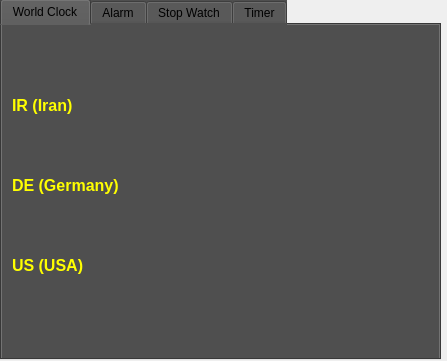
<?xml version="1.0" encoding="UTF-8"?>
<ui version="4.0">
 <class>MainWindow</class>
 <widget class="QMainWindow" name="MainWindow">
  <property name="geometry">
   <rect>
    <x>0</x>
    <y>0</y>
    <width>447</width>
    <height>361</height>
   </rect>
  </property>
  <property name="windowTitle">
   <string>MainWindow</string>
  </property>
  <widget class="QWidget" name="centralwidget">
   <widget class="QTabWidget" name="tabWidget">
    <property name="geometry">
     <rect>
      <x>0</x>
      <y>-1</y>
      <width>441</width>
      <height>361</height>
     </rect>
    </property>
    <property name="styleSheet">
     <string notr="true">background-color: rgb(79, 79, 79);</string>
    </property>
    <property name="currentIndex">
     <number>0</number>
    </property>
    <widget class="QWidget" name="tab">
     <attribute name="title">
      <string>World Clock</string>
     </attribute>
     <widget class="QLabel" name="label">
      <property name="geometry">
       <rect>
        <x>10</x>
        <y>70</y>
        <width>91</width>
        <height>20</height>
       </rect>
      </property>
      <property name="font">
       <font>
        <pointsize>12</pointsize>
        <bold>true</bold>
       </font>
      </property>
      <property name="styleSheet">
       <string notr="true">color: rgb(255, 255, 0);</string>
      </property>
      <property name="text">
       <string>IR (Iran)</string>
      </property>
     </widget>
     <widget class="QLabel" name="label_2">
      <property name="geometry">
       <rect>
        <x>10</x>
        <y>150</y>
        <width>121</width>
        <height>20</height>
       </rect>
      </property>
      <property name="font">
       <font>
        <pointsize>12</pointsize>
        <bold>true</bold>
       </font>
      </property>
      <property name="styleSheet">
       <string notr="true">color: rgb(255, 255, 0);</string>
      </property>
      <property name="text">
       <string>DE (Germany)</string>
      </property>
     </widget>
     <widget class="QLabel" name="label_3">
      <property name="geometry">
       <rect>
        <x>10</x>
        <y>230</y>
        <width>101</width>
        <height>20</height>
       </rect>
      </property>
      <property name="font">
       <font>
        <pointsize>12</pointsize>
        <bold>true</bold>
       </font>
      </property>
      <property name="styleSheet">
       <string notr="true">color: rgb(255, 255, 0);</string>
      </property>
      <property name="text">
       <string>US (USA)</string>
      </property>
     </widget>
     <widget class="QLabel" name="lbl_timeIR">
      <property name="geometry">
       <rect>
        <x>190</x>
        <y>70</y>
        <width>221</width>
        <height>20</height>
       </rect>
      </property>
      <property name="font">
       <font>
        <family>Seven Segment</family>
        <pointsize>20</pointsize>
        <italic>false</italic>
        <bold>false</bold>
       </font>
      </property>
      <property name="styleSheet">
       <string notr="true">color: rgb(255, 255, 255);
font: 20pt &quot;Seven Segment&quot;;</string>
      </property>
      <property name="text">
       <string/>
      </property>
     </widget>
     <widget class="QLabel" name="lbl_timeDE">
      <property name="geometry">
       <rect>
        <x>190</x>
        <y>150</y>
        <width>221</width>
        <height>20</height>
       </rect>
      </property>
      <property name="font">
       <font>
        <family>Seven Segment</family>
        <pointsize>20</pointsize>
        <italic>false</italic>
        <bold>false</bold>
       </font>
      </property>
      <property name="styleSheet">
       <string notr="true">color: rgb(255, 255, 255);
font: 20pt &quot;Seven Segment&quot;;</string>
      </property>
      <property name="text">
       <string/>
      </property>
     </widget>
     <widget class="QLabel" name="lbl_timeUS">
      <property name="geometry">
       <rect>
        <x>190</x>
        <y>230</y>
        <width>221</width>
        <height>20</height>
       </rect>
      </property>
      <property name="font">
       <font>
        <family>Seven Segment</family>
        <pointsize>20</pointsize>
        <italic>false</italic>
        <bold>false</bold>
       </font>
      </property>
      <property name="styleSheet">
       <string notr="true">color: rgb(255, 255, 255);
font: 20pt &quot;Seven Segment&quot;;</string>
      </property>
      <property name="text">
       <string/>
      </property>
     </widget>
    </widget>
    <widget class="QWidget" name="tab_2">
     <attribute name="title">
      <string>Alarm</string>
     </attribute>
     <widget class="QPushButton" name="btn_add_alarm">
      <property name="geometry">
       <rect>
        <x>20</x>
        <y>180</y>
        <width>81</width>
        <height>41</height>
       </rect>
      </property>
      <property name="styleSheet">
       <string notr="true">background-color: rgb(0, 255, 0);
font: 700 12pt &quot;Segoe UI&quot;;
border-radius:15px;
</string>
      </property>
      <property name="text">
       <string>Add</string>
      </property>
     </widget>
     <widget class="QLineEdit" name="txt_min_Alarm">
      <property name="geometry">
       <rect>
        <x>90</x>
        <y>30</y>
        <width>51</width>
        <height>51</height>
       </rect>
      </property>
      <property name="styleSheet">
       <string notr="true">font: 20pt &quot;Seven Segment&quot;;
color: rgb(255, 255, 255);</string>
      </property>
      <property name="text">
       <string>0</string>
      </property>
      <property name="alignment">
       <set>Qt::AlignCenter</set>
      </property>
     </widget>
     <widget class="QLineEdit" name="txt_hour_Alarm">
      <property name="geometry">
       <rect>
        <x>20</x>
        <y>30</y>
        <width>51</width>
        <height>51</height>
       </rect>
      </property>
      <property name="styleSheet">
       <string notr="true">font: 20pt &quot;Seven Segment&quot;;
color: rgb(255, 255, 255);</string>
      </property>
      <property name="text">
       <string>0</string>
      </property>
      <property name="alignment">
       <set>Qt::AlignCenter</set>
      </property>
     </widget>
     <widget class="QLineEdit" name="txt_sec_Alarm">
      <property name="geometry">
       <rect>
        <x>160</x>
        <y>30</y>
        <width>51</width>
        <height>51</height>
       </rect>
      </property>
      <property name="styleSheet">
       <string notr="true">font: 20pt &quot;Seven Segment&quot;;
color: rgb(255, 255, 255);</string>
      </property>
      <property name="text">
       <string>0</string>
      </property>
      <property name="alignment">
       <set>Qt::AlignCenter</set>
      </property>
     </widget>
     <widget class="QPushButton" name="btn_edit_alarm">
      <property name="geometry">
       <rect>
        <x>20</x>
        <y>230</y>
        <width>81</width>
        <height>41</height>
       </rect>
      </property>
      <property name="styleSheet">
       <string notr="true">background-color: rgb(170, 255, 255);
font: 700 12pt &quot;Segoe UI&quot;;
border-radius: 15px;
</string>
      </property>
      <property name="text">
       <string>Edit</string>
      </property>
     </widget>
     <widget class="QLineEdit" name="txt_alarm_desc">
      <property name="geometry">
       <rect>
        <x>20</x>
        <y>130</y>
        <width>191</width>
        <height>41</height>
       </rect>
      </property>
      <property name="styleSheet">
       <string notr="true">color: rgb(255, 255, 255);</string>
      </property>
     </widget>
     <widget class="QLabel" name="label_4">
      <property name="geometry">
       <rect>
        <x>10</x>
        <y>100</y>
        <width>91</width>
        <height>16</height>
       </rect>
      </property>
      <property name="styleSheet">
       <string notr="true">font: 700 12pt &quot;Segoe UI&quot;;
color: rgb(255, 255, 255);</string>
      </property>
      <property name="text">
       <string>Description:</string>
      </property>
     </widget>
     <widget class="QWidget" name="gridLayoutWidget">
      <property name="geometry">
       <rect>
        <x>230</x>
        <y>0</y>
        <width>201</width>
        <height>331</height>
       </rect>
      </property>
      <layout class="QGridLayout" name="gridLayout"/>
     </widget>
    </widget>
    <widget class="QWidget" name="tab_3">
     <attribute name="title">
      <string>Stop Watch</string>
     </attribute>
     <widget class="QPushButton" name="btn_start_stopwatch">
      <property name="geometry">
       <rect>
        <x>140</x>
        <y>170</y>
        <width>75</width>
        <height>71</height>
       </rect>
      </property>
      <property name="styleSheet">
       <string notr="true">background-color: rgb(0, 255, 0);
font: 700 12pt &quot;Segoe UI&quot;;
border-radius:25px;
</string>
      </property>
      <property name="text">
       <string>Start</string>
      </property>
     </widget>
     <widget class="QLabel" name="lbl_stopwatch">
      <property name="geometry">
       <rect>
        <x>170</x>
        <y>100</y>
        <width>111</width>
        <height>41</height>
       </rect>
      </property>
      <property name="styleSheet">
       <string notr="true">
font: 20pt &quot;Seven Segment&quot;;
color: rgb(255, 255, 255);</string>
      </property>
      <property name="text">
       <string>0</string>
      </property>
      <property name="alignment">
       <set>Qt::AlignCenter</set>
      </property>
     </widget>
     <widget class="QPushButton" name="btn_stop_stopwatch">
      <property name="geometry">
       <rect>
        <x>230</x>
        <y>170</y>
        <width>75</width>
        <height>71</height>
       </rect>
      </property>
      <property name="styleSheet">
       <string notr="true">background-color: rgb(255, 85, 0);
font: 700 12pt &quot;Segoe UI&quot;;
border-radius: 25px;
</string>
      </property>
      <property name="text">
       <string>Stop</string>
      </property>
     </widget>
     <widget class="QPushButton" name="btn_reset_stopwatch">
      <property name="geometry">
       <rect>
        <x>140</x>
        <y>20</y>
        <width>161</width>
        <height>41</height>
       </rect>
      </property>
      <property name="styleSheet">
       <string notr="true">background-color: rgb(170, 255, 255);
font: 700 12pt &quot;Segoe UI&quot;;
border-radius: 15px;
</string>
      </property>
      <property name="text">
       <string>Reset</string>
      </property>
     </widget>
    </widget>
    <widget class="QWidget" name="tab_4">
     <attribute name="title">
      <string>Timer</string>
     </attribute>
     <widget class="QLineEdit" name="txt_hour_timer">
      <property name="geometry">
       <rect>
        <x>110</x>
        <y>80</y>
        <width>61</width>
        <height>71</height>
       </rect>
      </property>
      <property name="styleSheet">
       <string notr="true">font: 20pt &quot;Seven Segment&quot;;
color: rgb(255, 255, 255);</string>
      </property>
      <property name="text">
       <string>0</string>
      </property>
      <property name="alignment">
       <set>Qt::AlignCenter</set>
      </property>
     </widget>
     <widget class="QLineEdit" name="txt_min_timer">
      <property name="geometry">
       <rect>
        <x>180</x>
        <y>80</y>
        <width>61</width>
        <height>71</height>
       </rect>
      </property>
      <property name="styleSheet">
       <string notr="true">font: 20pt &quot;Seven Segment&quot;;
color: rgb(255, 255, 255);</string>
      </property>
      <property name="text">
       <string>15</string>
      </property>
      <property name="alignment">
       <set>Qt::AlignCenter</set>
      </property>
     </widget>
     <widget class="QLineEdit" name="txt_sec_timer">
      <property name="geometry">
       <rect>
        <x>250</x>
        <y>80</y>
        <width>61</width>
        <height>71</height>
       </rect>
      </property>
      <property name="styleSheet">
       <string notr="true">font: 20pt &quot;Seven Segment&quot;;
color: rgb(255, 255, 255);</string>
      </property>
      <property name="text">
       <string>30</string>
      </property>
      <property name="alignment">
       <set>Qt::AlignCenter</set>
      </property>
     </widget>
     <widget class="QPushButton" name="btn_stop_timer">
      <property name="geometry">
       <rect>
        <x>220</x>
        <y>180</y>
        <width>75</width>
        <height>71</height>
       </rect>
      </property>
      <property name="styleSheet">
       <string notr="true">background-color: rgb(255, 85, 0);
font: 700 12pt &quot;Segoe UI&quot;;
border-radius: 25px;
</string>
      </property>
      <property name="text">
       <string>Stop</string>
      </property>
     </widget>
     <widget class="QPushButton" name="btn_reset_timer">
      <property name="geometry">
       <rect>
        <x>130</x>
        <y>10</y>
        <width>161</width>
        <height>41</height>
       </rect>
      </property>
      <property name="styleSheet">
       <string notr="true">background-color: rgb(170, 255, 255);
font: 700 12pt &quot;Segoe UI&quot;;
border-radius: 15px;
</string>
      </property>
      <property name="text">
       <string>Reset</string>
      </property>
     </widget>
     <widget class="QPushButton" name="btn_start_timer">
      <property name="geometry">
       <rect>
        <x>130</x>
        <y>180</y>
        <width>75</width>
        <height>71</height>
       </rect>
      </property>
      <property name="styleSheet">
       <string notr="true">background-color: rgb(0, 255, 0);
font: 700 12pt &quot;Segoe UI&quot;;
border-radius:25px;
</string>
      </property>
      <property name="text">
       <string>Start</string>
      </property>
     </widget>
    </widget>
   </widget>
  </widget>
 </widget>
 <resources/>
 <connections/>
</ui>
